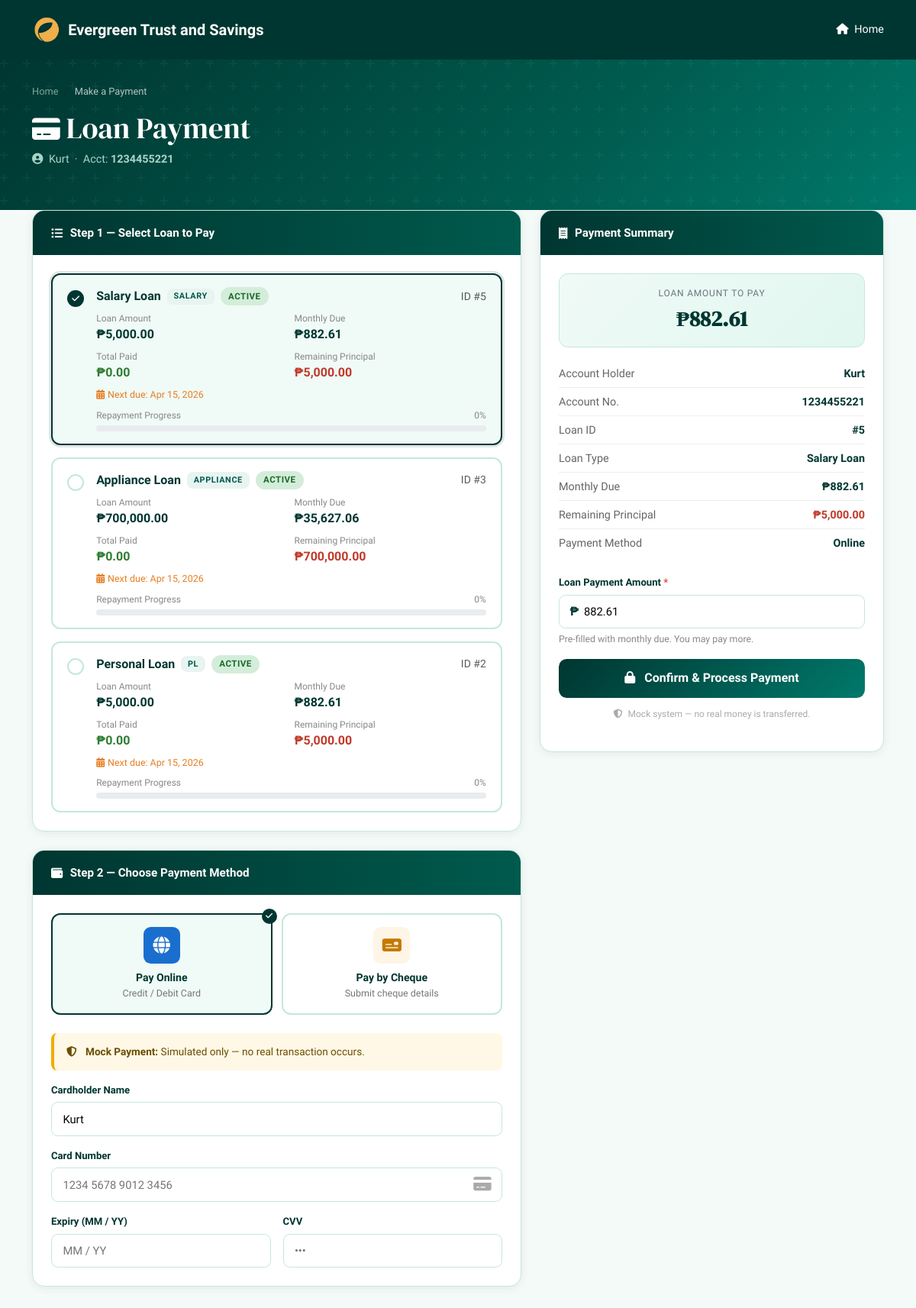
Screenshot of /LoanSubsystem/Payment/Payment.php (signed in) with the database file from the repository.
### tables this page shows
CREATE TABLE `users` (
  `id` int(11) NOT NULL,
  `full_name` varchar(100) DEFAULT NULL,
  `user_email` varchar(255) NOT NULL,
  `password_hash` varchar(255) NOT NULL,
  `role` enum('Admin','User') DEFAULT 'User',
  `account_number` varchar(20) DEFAULT NULL,
  `contact_number` varchar(20) DEFAULT NULL,
  `created_at` timestamp NOT NULL DEFAULT current_timestamp()
);

CREATE TABLE `loan_applications` (
  `id` int(11) NOT NULL,
  `user_id` int(11) DEFAULT NULL,
  `loan_type_id` int(11) DEFAULT NULL,
  `user_email` varchar(255) NOT NULL,
  `loan_terms` varchar(50) DEFAULT NULL,
  `loan_amount` decimal(12,2) DEFAULT NULL,
  `monthly_payment` decimal(10,2) DEFAULT NULL,
  `due_date` date DEFAULT NULL,
  `next_payment_due` date DEFAULT NULL,
  `purpose` text DEFAULT NULL,
  `status` varchar(50) DEFAULT 'Pending',
  `created_at` timestamp NOT NULL DEFAULT current_timestamp()
);

CREATE TABLE `loan_types` (
  `id` int(11) NOT NULL,
  `code` varchar(20) NOT NULL,
  `name` varchar(100) NOT NULL,
  `max_amount` decimal(18,2) DEFAULT NULL,
  `max_term_months` int(11) DEFAULT NULL,
  `interest_rate` decimal(6,4) NOT NULL,
  `description` text DEFAULT NULL,
  `is_active` tinyint(1) DEFAULT 1
);

### LoanSubsystem/Payment/Payment.php (the view, shortened to what this page needs)
<?php
$host   = "localhost";
$dbuser = "root";
$dbpass = "";
$dbname = "loandb";
$_SCHEME   = (!empty($_SERVER['HTTP_X_FORWARDED_PROTO']) ? $_SERVER['HTTP_X_FORWARDED_PROTO'] : (isset($_SERVER['HTTPS']) && $_SERVER['HTTPS'] === 'on' ? 'https' : 'http'));
$_HOST     = $_SERVER['HTTP_HOST'];
$_BASE_URL = $_SCHEME . '://' . $_HOST . '/Evergreen-loan-main/LoanSubsystem';
$_LOAN_HOME    = $_BASE_URL . '/Loan/index.php';
$_DASHBOARD    = $_BASE_URL . '/Loan/Dashboard.php';
$paymentError  = null;
$loans      = [];
$userInfo   = [];
$penaltyMap = [];
try {
    $pdo = new PDO("mysql:host=$host;dbname=$dbname;charset=utf8mb4", $dbuser, $dbpass,
        [PDO::ATTR_ERRMODE => PDO::ERRMODE_EXCEPTION]);
    $uStmt = $pdo->prepare("
        SELECT full_name, user_email, account_number, contact_number
        FROM   users WHERE user_email = ? LIMIT 1
    ");
    $uStmt->execute([$_SESSION['user_email']]);
    $userInfo = $uStmt->fetch(PDO::FETCH_ASSOC) ?: [];
    $lStmt = $pdo->prepare("
        SELECT la.*,
               COALESCE(lt.name, CONCAT('Loan #', la.id)) AS loan_type,
               lt.code         AS loan_type_code,
               lt.interest_rate,
               lt.max_amount,
               lt.max_term_months
        FROM   loan_applications la
        LEFT JOIN loan_types lt ON lt.id = la.loan_type_id
        WHERE  la.user_email = ?
          AND  la.status IN ('Active', 'Approved')
        ORDER  BY la.created_at DESC
    ");
    $lStmt->execute([$_SESSION['user_email']]);
    $loans = $lStmt->fetchAll(PDO::FETCH_ASSOC);
} catch (PDOException $e) {
    $paymentError = ($paymentError ?? '') . " Data error: " . $e->getMessage();
}
$root = '../../';
?>
<!DOCTYPE html>
<html lang="en">
<head>
  <link href="https://cdn.jsdelivr.net/npm/bootstrap@5.3.3/dist/css/bootstrap.min.css" rel="stylesheet">
  <link rel="stylesheet" href="https://cdnjs.cloudflare.com/ajax/libs/font-awesome/6.5.0/css/all.min.css">
</head>
<body>
<?php
$headerPath = __DIR__ . '/../../header.php';
if (file_exists($headerPath)) {
    include $headerPath;
} else {
    echo '
    <nav class="navbar navbar-dark py-3" style="background:#003631;">
      <div class="container d-flex align-items-center justify-content-between">
        <a class="navbar-brand fw-bold text-white d-flex align-items-center gap-2" href="' . $root . 'index.php">
          <img src="' . $root . 'pictures/logo.png" height="36" alt="Logo" onerror="this.style.display=\'none\'">
          Evergreen Trust and Savings
        </a>
        <a href="' . htmlspecialchars($_LOAN_HOME) . '#home" class="text-white text-decoration-none" style="font-size:.9rem;">
          <i class="fas fa-home me-1"></i> Home
        </a>
      </div>
    </nav>';
}
?>
<div class="pay-header">
  <div class="container">
    <nav aria-label="breadcrumb" class="mb-2">
      <ol class="breadcrumb">
        <li class="breadcrumb-item"><a href="<?= htmlspecialchars($_LOAN_HOME) ?>#home">Home</a></li>
        <li class="breadcrumb-item active">Make a Payment</li>
      </ol>
    </nav>
    <h1 class="mt-1"><i class="fas fa-credit-card me-2" style="font-size:.85em;"></i>Loan Payment</h1>
    <p>
      <i class="fas fa-user-circle me-1"></i>
      <?= htmlspecialchars($userInfo['full_name'] ?? ($_SESSION['user_name'] ?? $_SESSION['user_email'])) ?>
      <?php if (!empty($userInfo['account_number'])): ?>
        &nbsp;&middot;&nbsp; Acct: <strong><?= htmlspecialchars($userInfo['account_number']) ?></strong>
      <?php endif; ?>
    </p>
  </div>
</div>
<div class="container py-4" style="margin-top:-1.5rem; position:relative; z-index:1;">
  <?php if (empty($loans)): ?>
  <div class="card-clean mb-4">
    <div class="card-body-pad">
      <div class="empty-state">
        <i class="fas fa-file-invoice-dollar"></i>
        <h3>No Payable Loans</h3>
        <p style="color:#888;font-size:.9rem;">
          No active or approved loans found for<br>
          <code><?= htmlspecialchars($_SESSION['user_email']) ?></code>
        </p>
        <a href="<?= htmlspecialchars($_LOAN_HOME) ?>#loan-services" class="btn-empty">Apply for a Loan</a>
        <a href="<?= htmlspecialchars($_DASHBOARD) ?>" class="btn-empty ms-2" style="background:#555;">View Dashboard</a>
      </div>
    </div>
  </div>
  <?php else: ?>
  <div class="row g-4">
    <div class="col-lg-7">
      <div class="card-clean mb-4">
        <div class="card-header-green"><i class="fas fa-list-ul"></i> Step 1 — Select Loan to Pay</div>
        <div class="card-body-pad">
          <div class="d-flex flex-column gap-3">
            <?php foreach ($loans as $i => $loan):
              $monthly   = floatval($loan['monthly_payment'] ?? 0);
              $loanAmt   = floatval($loan['loan_amount']);
              $totalPaid = $loan['total_paid'];
              $remaining = $loan['remaining'];
              $pct       = $loanAmt > 0 ? min(100, ($totalPaid / $loanAmt) * 100) : 0;
              $loanLabel = $loan['loan_type'] ?? ('Loan #' . $loan['id']);
              $loanCode  = $loan['loan_type_code'] ?? '';
              $loanId    = (int)$loan['id'];
              $hasPen    = isset($penaltyMap[$loanId]);
              $penData   = $hasPen ? $penaltyMap[$loanId] : null;
            ?>
            <div class="loan-select-item <?= $i===0?'selected':'' ?>"
                 data-loan-id="<?= $loan['id'] ?>"
                 data-loan-type="<?= htmlspecialchars($loanLabel) ?>"
                 data-monthly="<?= number_format($monthly,2,'.','') ?>"
                 data-loan-amount="<?= number_format($loanAmt,2,'.','') ?>"
                 data-remaining="<?= number_format($remaining,2,'.','') ?>"
                 data-has-penalty="<?= $hasPen ? '1' : '0' ?>"
                 data-penalty-amount="<?= $hasPen ? number_format($penData['penalty_amount'],2,'.','') : '0' ?>"
                 data-penalty-total="<?= $hasPen ? number_format($penData['total_balance_with_penalty'],2,'.','') : '0' ?>"
                 data-months-overdue="<?= $hasPen ? $penData['months_overdue'] : '0' ?>"
                 data-penalty-rate="<?= $hasPen ? number_format($penData['penalty_rate']*100,0) : '0' ?>"
                 onclick="selectLoan(this)">
              <div class="d-flex align-items-start gap-3">
                <div class="check-ring mt-1"><i class="fas fa-check"></i></div>
                <div class="flex-grow-1">
                  <div class="d-flex align-items-center gap-2 flex-wrap mb-2">
                    <strong style="color:var(--eg-dark);"><?= htmlspecialchars($loanLabel) ?></strong>
                    <?php if ($loanCode): ?>
                      <span style="font-size:.68rem;font-weight:700;background:#e8f4f0;color:var(--eg-mid);padding:.15rem .55rem;border-radius:.5rem;letter-spacing:.6px;text-transform:uppercase;"><?= htmlspecialchars($loanCode) ?></span>
                    <?php endif; ?>
                    <span class="loan-badge <?= strtolower($loan['status']) ?>"><?= htmlspecialchars($loan['status']) ?></span>
                    <small class="text-muted ms-auto">ID #<?= $loan['id'] ?></small>
                  </div>
                  <div class="row g-2 mb-2">
                    <div class="col-6">
                      <div style="font-size:.75rem;color:#888;">Loan Amount</div>
                      <div style="font-weight:700;color:var(--eg-dark);">₱<?= number_format($loanAmt,2) ?></div>
                    </div>
                    <div class="col-6">
                      <div style="font-size:.75rem;color:#888;">Monthly Due</div>
                      <div style="font-weight:700;color:var(--eg-dark);">₱<?= number_format($monthly,2) ?></div>
                    </div>
                    <div class="col-6">
                      <div style="font-size:.75rem;color:#888;">Total Paid</div>
                      <div style="font-weight:600;color:#2e7d32;">₱<?= number_format($totalPaid,2) ?></div>
                    </div>
                    <div class="col-6">
                      <div style="font-size:.75rem;color:#888;">Remaining Principal</div>
                      <div style="font-weight:700;color:#c0392b;">₱<?= number_format($remaining,2) ?></div>
                    </div>
                  </div>
                  <?php if ($hasPen): ?>
                  <div class="danger-box mb-2" style="padding:.55rem .75rem;font-size:.78rem;">
                    <i class="fas fa-exclamation-triangle me-1"></i>
                    <strong><?= $penData['months_overdue'] ?> month(s) overdue</strong> — <?= number_format($penData['penalty_rate']*100,0) ?>%/mo compounded penalty applied.
                    Pay your penalty fee below to clear this charge.
                  </div>
                  <?php elseif (!empty($loan['next_payment_due'])): ?>
                  <div style="font-size:.78rem;color:#e67e22;margin-bottom:.5rem;">
                    <i class="fas fa-calendar-alt me-1"></i>Next due: <?= date('M d, Y', strtotime($loan['next_payment_due'])) ?>
                  </div>
                  <?php endif; ?>
                  <div>
                    <div class="d-flex justify-content-between mb-1" style="font-size:.75rem;color:#888;">
                      <span>Repayment Progress</span><span><?= round($pct,1) ?>%</span>
                    </div>
                    <div class="progress-clean"><div class="bar" style="width:<?= $pct ?>%"></div></div>
                  </div>
                </div>
              </div>
            </div>
            <?php endforeach; ?>
          </div>
        </div>
      </div>
      <div class="card-clean mb-4">
        <div class="card-header-green"><i class="fas fa-wallet"></i> Step 2 — Choose Payment Method</div>
        <div class="card-body-pad">
          <div class="method-tabs">
            <div class="method-tab active" data-method="online" onclick="selectMethod('online')">
              <div class="sel-badge"><i class="fas fa-check"></i></div>
              <div class="method-icon"><i class="fas fa-globe"></i></div>
              <h4>Pay Online</h4>
              <p>Credit / Debit Card</p>
            </div>
            <div class="method-tab" data-method="cheque" onclick="selectMethod('cheque')">
              <div class="method-icon"><i class="fas fa-money-check"></i></div>
              <h4>Pay by Cheque</h4>
              <p>Submit cheque details</p>
            </div>
          </div>
          <div id="onlineForm" class="mt-4">
            <div class="info-box mb-3">
              <i class="fas fa-shield-alt me-2"></i>
              <strong>Mock Payment:</strong> Simulated only — no real transaction occurs.
            </div>
            <div class="row g-3">
              <div class="col-12">
                <label class="form-label-eg">Cardholder Name</label>
                <input type="text" id="cardName" class="form-control-eg" placeholder="Full name on card"
                       value="<?= htmlspecialchars($userInfo['full_name'] ?? '') ?>">
              </div>
              <div class="col-12">
                <label class="form-label-eg">Card Number</label>
                <div class="card-wrap">
                  <input type="text" id="cardNumber" class="form-control-eg"
                         placeholder="1234 5678 9012 3456" maxlength="19" oninput="fmtCard(this)">
                  <span class="c-icon" id="cardIcon"><i class="fas fa-credit-card"></i></span>
                </div>
              </div>
              <div class="col-6">
                <label class="form-label-eg">Expiry (MM / YY)</label>
                <input type="text" id="cardExpiry" class="form-control-eg" placeholder="MM / YY" maxlength="7" oninput="fmtExpiry(this)">
              </div>
              <div class="col-6">
                <label class="form-label-eg">CVV</label>
                <input type="password" id="cardCvv" class="form-control-eg" placeholder="•••" maxlength="4">
              </div>
            </div>
          </div>
        </div>
      </div>
    </div>
    <div class="col-lg-5">
      <div class="card-clean" style="position:sticky;top:80px;">
        <div class="card-header-green"><i class="fas fa-receipt"></i> Payment Summary</div>
        <div class="card-body-pad">
          <div class="amount-display mb-3">
            <div class="lbl">Loan Amount to Pay</div>
            <div class="val" id="summaryAmount">₱0.00</div>
          </div>
          <div class="mb-4">
            <div class="summary-row">
              <span class="sl">Account Holder</span>
              <span class="sv"><?= htmlspecialchars($userInfo['full_name'] ?? ($_SESSION['user_name'] ?? '—')) ?></span>
            </div>
            <?php if (!empty($userInfo['account_number'])): ?>
            <div class="summary-row">
              <span class="sl">Account No.</span>
              <span class="sv"><?= htmlspecialchars($userInfo['account_number']) ?></span>
            </div>
            <?php endif; ?>
            <div class="summary-row"><span class="sl">Loan ID</span>             <span class="sv" id="sumLoanId">—</span></div>
            <div class="summary-row"><span class="sl">Loan Type</span>           <span class="sv" id="sumLoanType">—</span></div>
            <div class="summary-row"><span class="sl">Monthly Due</span>         <span class="sv" id="sumMonthly">₱0.00</span></div>
            <div class="summary-row"><span class="sl">Remaining Principal</span> <span class="sv danger" id="sumRemaining">₱0.00</span></div>
            <div class="summary-row"><span class="sl">Payment Method</span>      <span class="sv" id="sumMethod">Online</span></div>
          </div>
          <div class="mb-3">
            <label class="form-label-eg">Loan Payment Amount <span style="color:#e74c3c;">*</span></label>
            <div style="position:relative;">
              <span style="position:absolute;left:.9rem;top:50%;transform:translateY(-50%);font-weight:700;color:var(--eg-dark);pointer-events:none;">₱</span>
              <input type="number" id="amtInput" class="form-control-eg" style="padding-left:2rem;"
                     placeholder="0.00" step="0.01" min="1" oninput="onAmtChange(this.value)">
            </div>
            <div style="font-size:.77rem;color:#888;margin-top:.3rem;">Pre-filled with monthly due. You may pay more.</div>
          </div>
          <form id="payForm" method="POST" action="Payment.php" onsubmit="return validatePay(event)">
            <button type="submit" class="btn-pay" id="payBtn">
              <i class="fas fa-lock me-2"></i> Confirm &amp; Process Payment
            </button>
          </form>
          <p style="font-size:.75rem;color:#aaa;text-align:center;margin-top:.75rem;">
            <i class="fas fa-shield-alt me-1"></i> Mock system — no real money is transferred.
          </p>
        </div>
      </div>
    </div>
  </div>
  <?php endif; ?>
</div>
</body>
</html>

### rows the page displays
users: full_name "Kurt", account_number "1234455221"
loan_applications: loanLabel "Salary Loan", loan_type.code "SALARY", status "ACTIVE", id "5", loan_amount "5,000.00", monthly_payment "882.61", totalPaid "0.00", remaining "5,000.00", next_payment_due "Apr 15, 2026", loan_amount "0"
loan_applications: loanLabel "Appliance Loan", loan_type.code "APPLIANCE", status "ACTIVE", id "3", loan_amount "700,000.00", monthly_payment "35,627.06", totalPaid "0.00", remaining "700,000.00", next_payment_due "Apr 15, 2026", loan_amount "0"
loan_applications: loanLabel "Personal Loan", loan_type.code "PL", status "ACTIVE", id "2", loan_amount "5,000.00", monthly_payment "882.61", totalPaid "0.00", remaining "5,000.00", next_payment_due "Apr 15, 2026", loan_amount "0"
